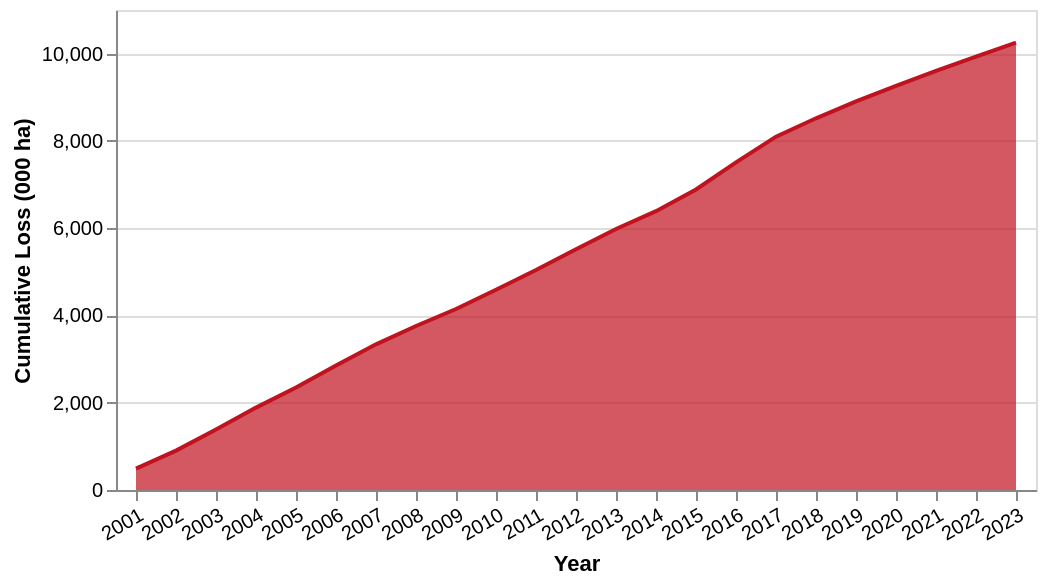

The specification (Vega-Lite) saved for this image:
### Vega-Lite specification from a JSON file in a GitHub repository (floating-point values rounded to 4 significant figures)
{"$schema": "https://vega.github.io/schema/vega-lite/v5.json", "description": "Cumulative tree cover loss in Malaysia since 2001 (thousands of hectares). Source: Global Forest Watch 2024.", "data": {"values": [{"year": 2001, "cumulative": 489}, {"year": 2002, "cumulative": 902}, {"year": 2003, "cumulative": 1386}, {"year": 2004, "cumulative": 1888}, {"year": 2005, "cumulative": 2349}, {"year": 2006, "cumulative": 2852}, {"year": 2007, "cumulative": 3338}, {"year": 2008, "cumulative": 3759}, {"year": 2009, "cumulative": 4147}, {"year": 2010, "cumulative": 4588}, {"year": 2011, "cumulative": 5040}, {"year": 2012, "cumulative": 5518}, {"year": 2013, "cumulative": 5981}, {"year": 2014, "cumulative": 6390}, {"year": 2015, "cumulative": 6888}, {"year": 2016, "cumulative": 7508}, {"year": 2017, "cumulative": 8097}, {"year": 2018, "cumulative": 8518}, {"year": 2019, "cumulative": 8905}, {"year": 2020, "cumulative": 9261}, {"year": 2021, "cumulative": 9605}, {"year": 2022, "cumulative": 9934}, {"year": 2023, "cumulative": 10252}]}, "mark": {"type": "area", "color": "#c1121f", "opacity": 0.7, "line": {"color": "#c1121f"}}, "width": "container", "height": 240, "encoding": {"x": {"field": "year", "type": "ordinal", "axis": {"title": "Year", "labelAngle": -30}}, "y": {"field": "cumulative", "type": "quantitative", "axis": {"title": "Cumulative Loss (000 ha)"}}, "tooltip": [{"field": "year"}, {"field": "cumulative", "title": "Total Lost (000 ha)"}]}}
